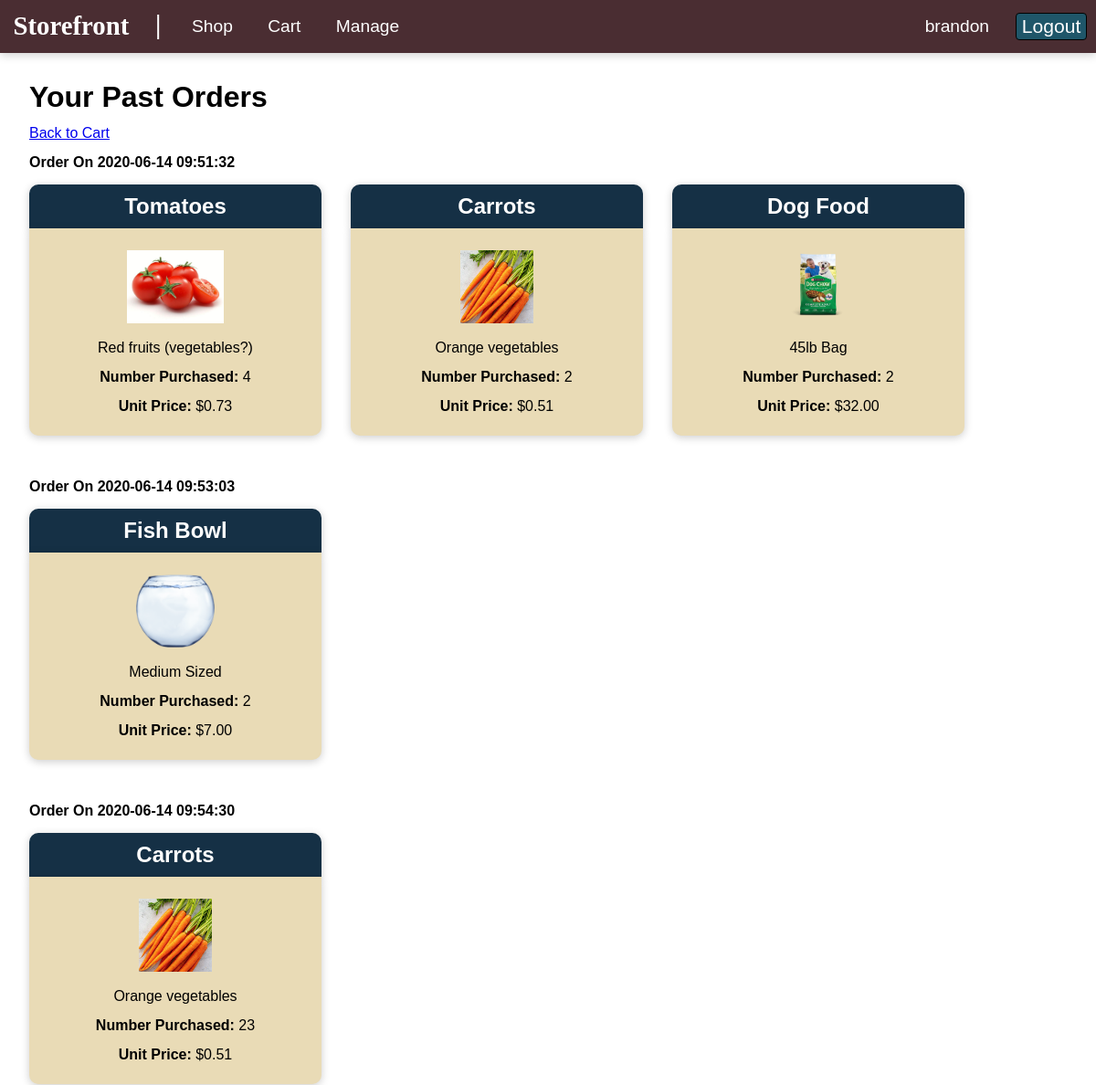
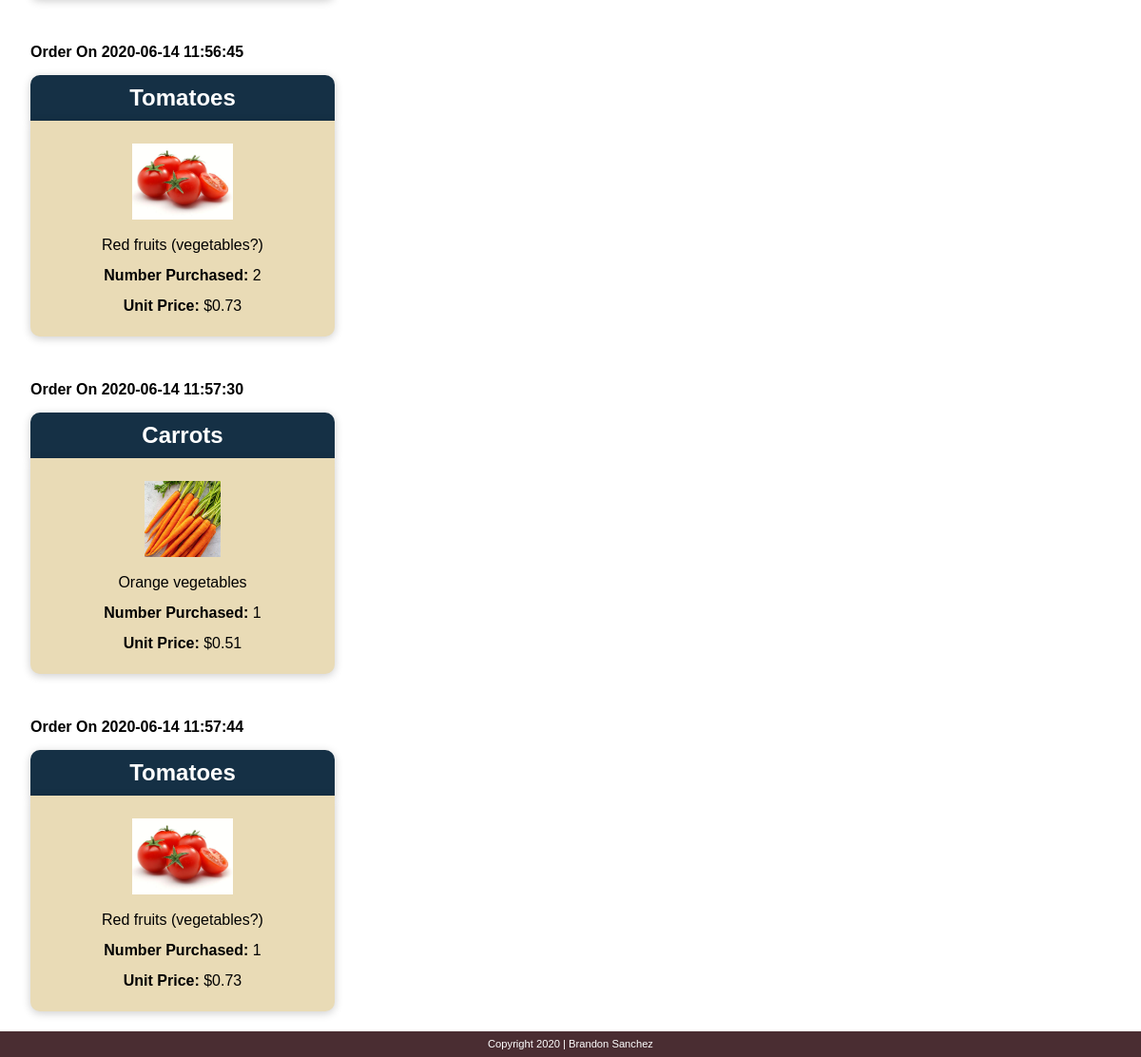
Screenshot of /pastorders.php (signed in) with the database file from the repository (2 pictures, top to bottom).
### tables this page shows
CREATE TABLE `bsanchez_order_items` (
  `order_id` int(11) NOT NULL,
  `item_id` int(11) NOT NULL,
  `quantity` int(11) NOT NULL,
  PRIMARY KEY (`order_id`,`item_id`)
);

CREATE TABLE `bsanchez_orders` (
  `order_id` int(11) NOT NULL AUTO_INCREMENT,
  `user_id` int(11) NOT NULL,
  `date_time` datetime NOT NULL,
  PRIMARY KEY (`order_id`)
);

CREATE TABLE `bsanchez_items` (
  `item_id` int(11) NOT NULL AUTO_INCREMENT,
  `store_id` int(11) NOT NULL,
  `name` varchar(45) NOT NULL,
  `description` varchar(45) NOT NULL,
  `img_dest` varchar(100) NOT NULL,
  `num_in_stock` int(11) NOT NULL,
  `unit_price` double NOT NULL,
  PRIMARY KEY (`item_id`)
);

### pastorders.php (the view)
<?php
    require 'header.php';
?>
<main>
    <h1 id="past_title">Your Past Orders</h1>
    <a id="back_link" href="cart.php">Back to Cart</a>
    <?php
        include_once 'includes/dbh_inc.php';
        $sql = 'SELECT * FROM bsanchez_orders o JOIN bsanchez_order_items oi ON o.order_id = oi.order_id JOIN bsanchez_items i ON i.item_id = oi.item_id
        WHERE user_id=?;';
        $statement = mysqli_stmt_init($conn);
        if(!mysqli_stmt_prepare($statement, $sql)) {
            echo "Failed sql";
        }
        else {
            mysqli_stmt_bind_param($statement, 'i', $_SESSION['user_id']);
            mysqli_stmt_execute($statement);
            $result = mysqli_stmt_get_result($statement);
            $i = 0;
            while($row = mysqli_fetch_assoc($result)) {
                $order_id = $row['order_id'];
                if($i != 0){
                    if($past_order_id != $order_id) {
                        echo '</div>';
                        echo '<h3 class="order_date">Order On '.$row['date_time'].'</h3>';
                        echo '<div id="container">';
                    }
                }
                else {
                    echo '<h3 id="top_order" class="order_date">Order On '.$row['date_time'].'</h3>';
                    echo '<div id="container">';
                }
                $format_price = number_format((float)$row['unit_price'], 2, '.', '');
                echo '<div class="store_card" id="item_'.$row['item_id'].'">
                <h2>'.$row['name'].'</h2>
                <div class="bottom_card">
                    <img src="Uploads/Item/'.$row['img_dest'].'" height=80px>
                    <p class="item_descr top description">'.$row['description'].'</p>
                    <p class="item_descr num_in_stock"><span class="bold">Number Purchased: </span>'.$row['quantity'].'</p>
                    <p class="item_descr unit_price"><span class="bold">Unit Price: </span>$'.$format_price.'</p>
                </div>
                </div>';
                $past_order_id = $order_id;
                $i++;
            }
            echo '</div>';
        }
    ?>
</main>
<?php
    require 'footer.php';
?>

### header.php (shortened to what this page needs)
<!DOCTYPE html>
<html>
    <head>
        <link href="CSS/reset.css" rel="stylesheet">
        <link href="CSS/header.css" rel="stylesheet">
        <link href="CSS/footer.css" rel="stylesheet">
        <link href="CSS/main.css" rel="stylesheet">
    </head>
    <body>
    <header>
        <nav>
            <ul>
                <li id="title">Storefront</li>
                <li id="dash">|</li>
                <li class="color"><a href="home.php">Shop</a></li>
                <li class="color"><a href="cart.php">Cart</a></li>
                <li class="color" id="manage"><a href="manage.php">Manage</a></li>
                <?php echo '<li class="color" id="header_name">'.$_SESSION['username'].'</li>'; ?>
                <li class="color" id="button"><button onclick="location.href='Includes/logout_inc.php'" type="button">Logout</button></li>
            </ul>
        </nav>
    </header>

### footer.php
    <footer>
        <p>Copyright 2020 | Brandon Sanchez</p>
    </footer>
    </body>
<html>

### CSS/header.css (style rules this page uses)
nav a { text-decoration: none; }
header button { cursor: pointer; font-family: Helvetica; float: left; font-size: 1.1em; border-radius: 4px; border: solid black 1px; background-color: #1F5669; color: #fff; padding-top: .1em; padding-bottom: .1em; }
header ul { display: flex; flex-direction: row; flex-wrap: wrap; justify-content: center; align-items: center; background-color: #4A2D32; }
header li { padding: .7em; font-size: 1.1em; }
header a { text-decoration: none; color: white; }
#title { font-family: Candara; font-weight: bold; font-size: 2em; text-align: center; padding: 0.5em 0; margin: 0; flex-basis: 100%; background-color: white; }
header .color { color: white; }
#dash { display: none; }
@media only screen and (min-width: 700px) { #title { background-color: #4A2D32; flex-basis: auto; color: white; padding: .5em; font-size: 1.8em; } }
@media only screen and (min-width: 700px) { header ul { justify-content: flex-start; box-shadow: 0 2px 10px rgba(0, 0, 0, 0.2); } }
@media only screen and (min-width: 700px) { #dash { display: block; font-family: Candara; font-weight: bold; font-size: 1.8em; padding: .5em; padding-top: .4em; color: white; } }
@media only screen and (min-width: 700px) { header li { padding: .5em; font-size: 1.2em; } }
@media only screen and (min-width: 700px) { header .color { padding: .5em 1em; } }
@media only screen and (min-width: 700px) { header #button { padding: .5em; } }
@media only screen and (min-width: 700px) { header #header_name { margin-left: auto; } }

### CSS/footer.css (style rules this page uses)
footer { font-family: Helvetica; position: absolute; left: 0; bottom: 0; width: 100%; background-color: #4A2D32; color: white; padding-top: .7em; padding-bottom: .7em; text-align: center; font-size: 0.7em; }
body { font-family: Helvetica; position: relative; min-height: 100vh; }

### CSS/main.css (style rules this page uses)
main h2 { font-size: 1.5em; padding: 0.5em; background-color: #153045; border-top-left-radius: 10px; border-top-right-radius: 10px; color: white; box-shadow: 0 2px 10px rgba(0, 0, 0, 0.2); text-align: center; }
main h1 { font-size: 2em; padding: 1em 0em 0em 0em; margin-left: 1em; margin-bottom: 1em; }
main .store_card { width: 20em; margin: 0em 0em 0em 2em; }
main .bottom_card { background-color: #E9DBB6; justify-content: center; padding: 1.5em 2em; overflow: auto; border-bottom-left-radius: 10px; border-bottom-right-radius: 10px; box-shadow: 0 2px 10px rgba(0, 0, 0, 0.2); text-align: center; margin-bottom: 3em; }
main #container { display: flex; flex-wrap: wrap; justify-content: center; }
main .item_descr { padding-top: 1em; }
main .top { padding-top: 1em; }
main .order_date { margin-left: 2em; margin-bottom: 1em; }
main #top_order { margin-top: 1em; }
main #back_link { margin-left: 2em; }
main #past_title { margin-bottom: .5em; }
main .bold { font-weight: bold; }
@media only screen and (min-width: 700px) { main #container { justify-content: flex-start; } }
@media only screen and (min-width: 700px) { main h1 { text-align: left; } }

### rows the page displays
bsanchez_order_items: order.date_time "2020-06-14 09:51:32", item.name "Tomatoes", item.img_dest (picture), item.description "Red fruits (vegetables?)", quantity "4", item.unit_price "0.73"
bsanchez_order_items: item.name "Carrots", item.img_dest (picture), item.description "Orange vegetables", quantity "2", item.unit_price "0.51"
bsanchez_order_items: item.name "Dog Food", item.img_dest (picture), item.description "45lb Bag", quantity "2", item.unit_price "32.00"
bsanchez_order_items: order.date_time "2020-06-14 09:53:03", item.name "Fish Bowl", item.img_dest (picture), item.description "Medium Sized", quantity "2", item.unit_price "7.00"
bsanchez_order_items: order.date_time "2020-06-14 09:54:30", item.name "Carrots", item.img_dest (picture), item.description "Orange vegetables", quantity "23", item.unit_price "0.51"
bsanchez_order_items: order.date_time "2020-06-14 11:56:45", item.name "Tomatoes", item.img_dest (picture), item.description "Red fruits (vegetables?)", quantity "2", item.unit_price "0.73"
bsanchez_order_items: order.date_time "2020-06-14 11:57:30", item.name "Carrots", item.img_dest (picture), item.description "Orange vegetables", quantity "1", item.unit_price "0.51"
bsanchez_order_items: order.date_time "2020-06-14 11:57:44", item.name "Tomatoes", item.img_dest (picture), item.description "Red fruits (vegetables?)", quantity "1", item.unit_price "0.73"

### other values shown
$_SESSION['username'] "brandon"
